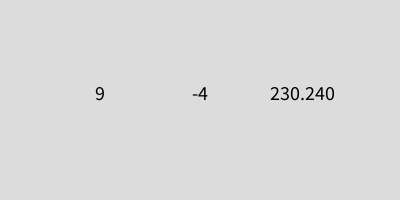
Frame 1 (no input)
Frame 60 (the mouse pressed at the canvas centre just before this capture): identical to frame 1, image omitted
Frame 120 (the mouse held since frame 60 and released just before this capture): identical to frame 1, image omitted

The Processing sketch that drew this single still picture (run headless with seeded random() and noise(); from frame 60 on, the mouse is pressed at the canvas centre):

// Processing sketch: mine
// ── mine.pde
int a, b;
float c;

void setup() {
  size(400, 200);
  a = max(5, 9);
  b = max(-4, -12);
  c = max(12.3, 230.24);
}

void draw() {
  background(220);
  textSize(20);
  textAlign(CENTER);
  
  fill(0);
  text( a, width/4, height/2 );
  text( b, width/2, height/2 );
  text( c, 3 * width/4, height/2);
}
